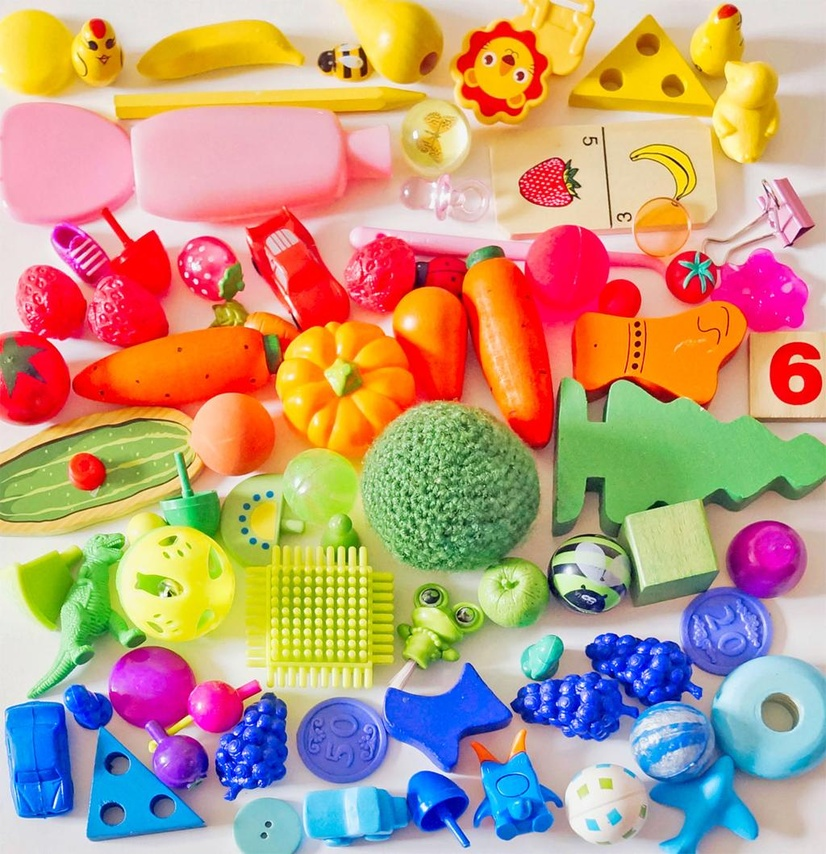
#> input picture data/input.jpg, 826 x 854 px, shrunk from 1024 x 1059 before the run
$ python -i feature_extraction.py   (imports and definitions only)
#> lines starting #> are read from the running program, lines starting #| are printed output that depends on the picture
#> further down, picture is the input picture: shape (854, 826, 3); mean B, G, R 126.8, 155.4, 188.6
import cv2
import numpy as np


def extract_color_features(image):
    b, g, r = cv2.split(image)
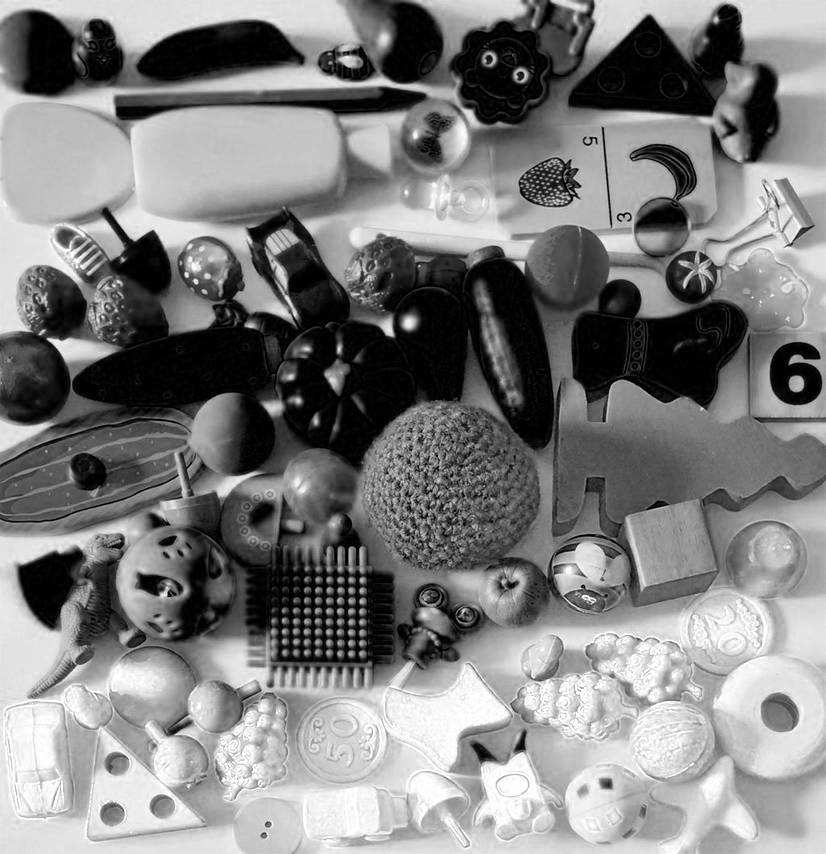
#> b: shape (854, 826); min 0, max 255, mean 126.8
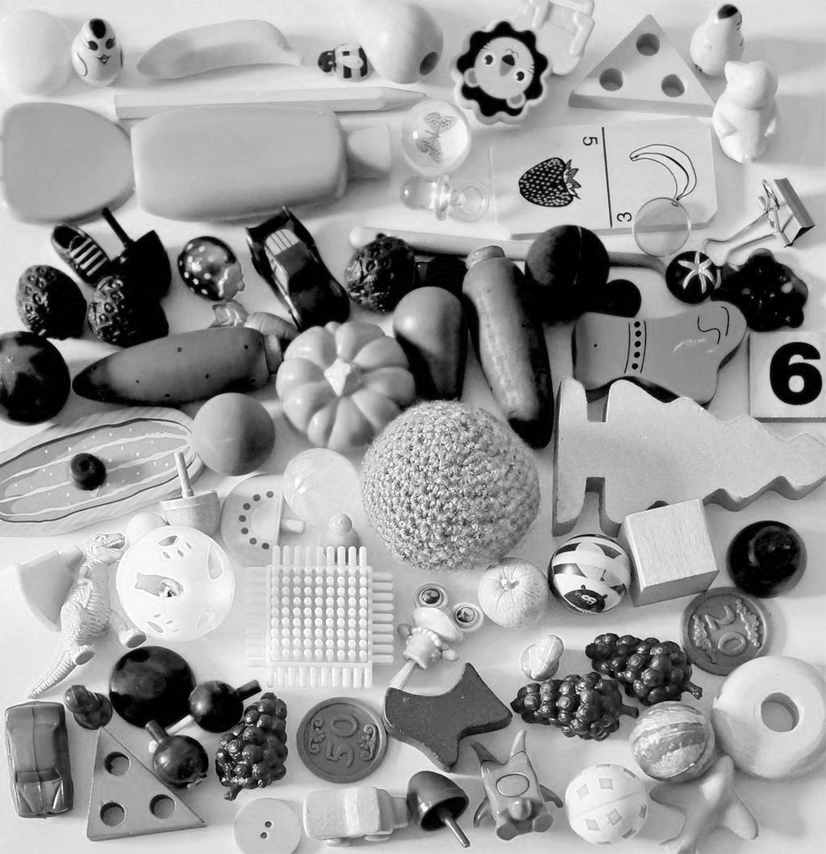
#> g: shape (854, 826); min 0, max 255, mean 155.4
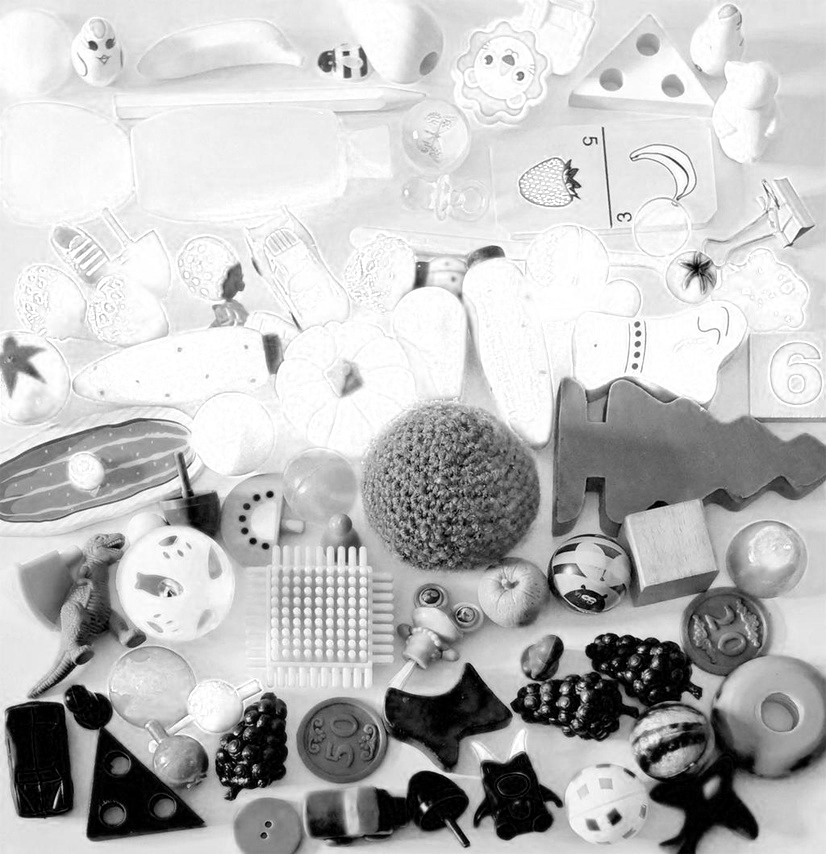
#> r: shape (854, 826); min 0, max 255, mean 188.6

    average_b = np.mean(b)
#> average_b = 126.8
    average_g = np.mean(g)
#> average_g = 155.4
    average_r = np.mean(r)
#> average_r = 188.6

    hsv_image = cv2.cvtColor(image, cv2.COLOR_BGR2HSV)
#> hsv_image: shape (854, 826, 3); mean H, S, V 66, 138.5, 217.6

    h, s, v = cv2.split(hsv_image)
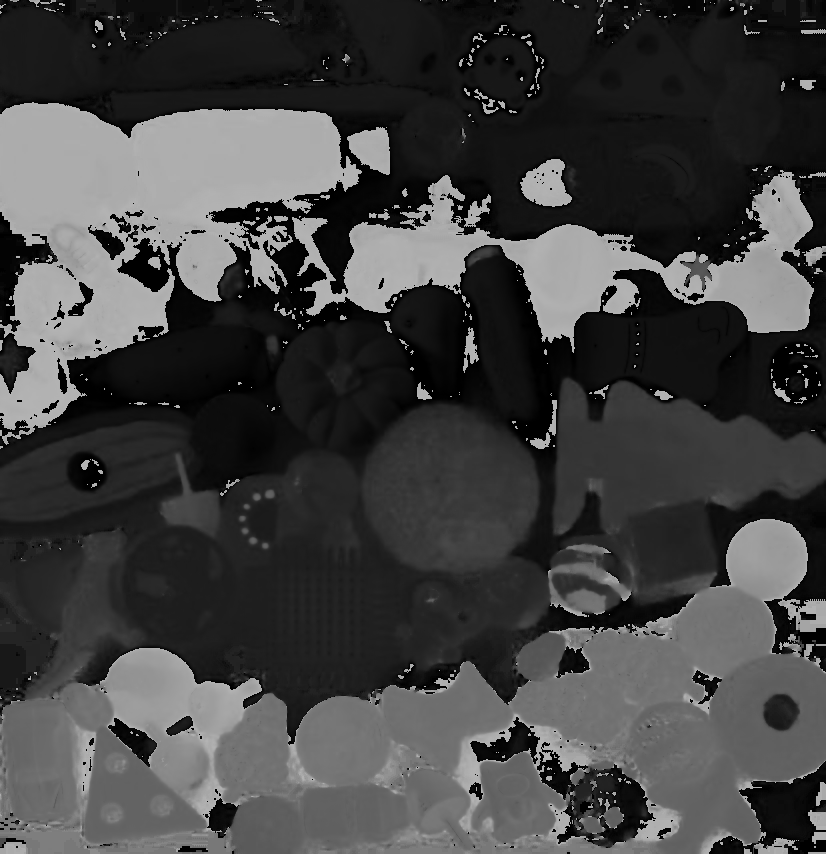
#> h: shape (854, 826); min 0, max 179, mean 66
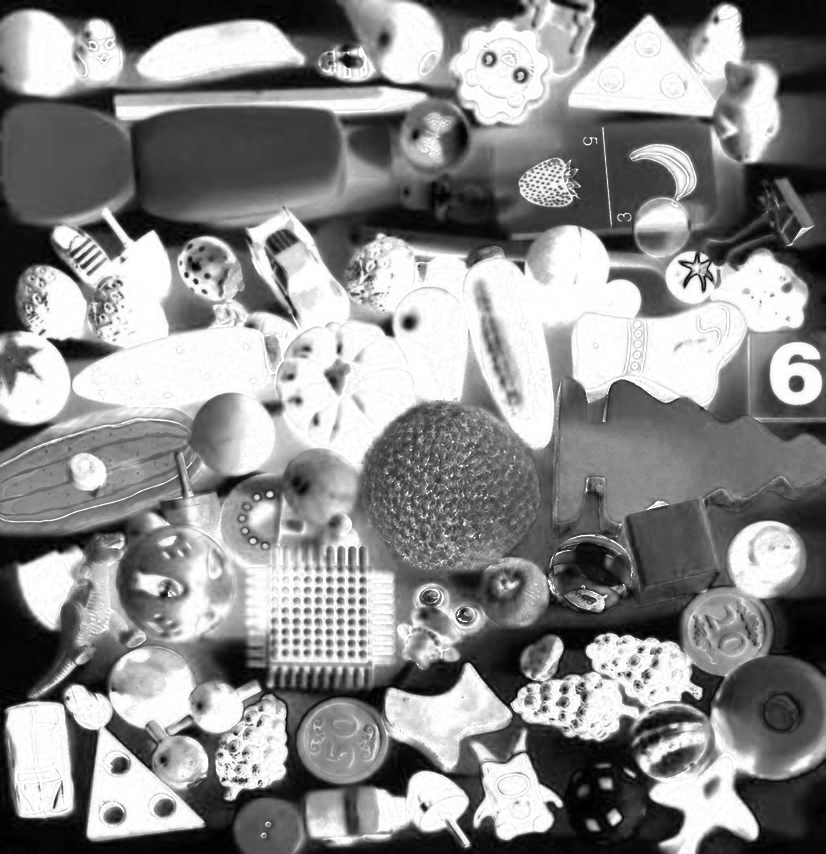
#> s: shape (854, 826); min 0, max 255, mean 138.5
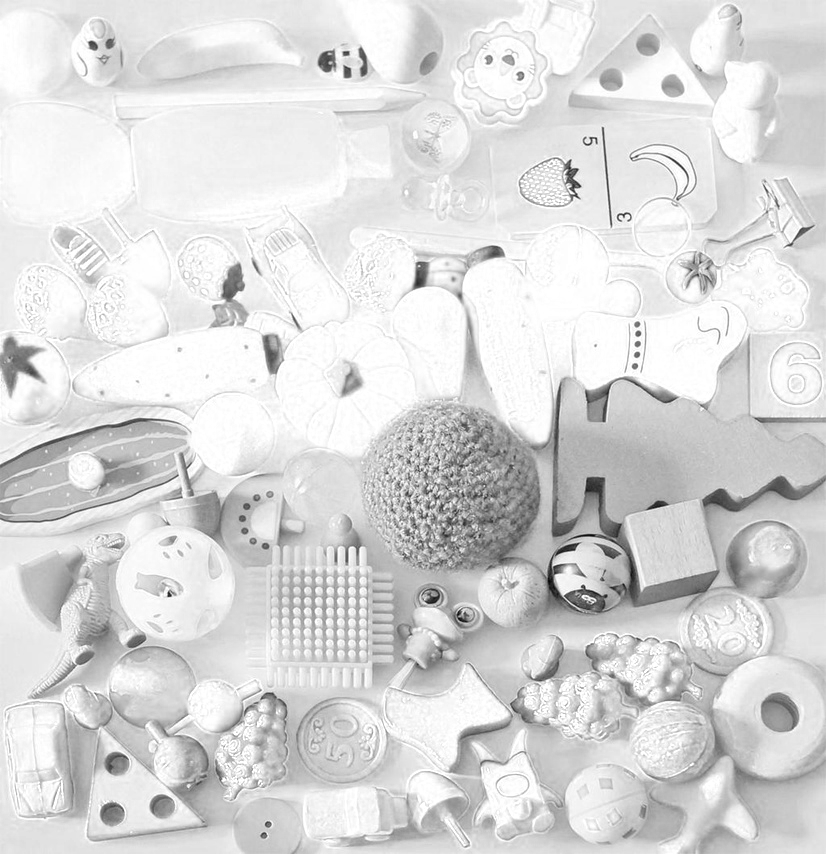
#> v: shape (854, 826); min 5, max 255, mean 217.6

    average_h = np.mean(h)
#> average_h = 66.02
    average_s = np.mean(s)
#> average_s = 138.5
    average_v = np.mean(v)
#> average_v = 217.6

    features = {
        "average_red": round(float(average_r), 2),
        "average_green": round(float(average_g), 2),
        "average_blue": round(float(average_b), 2),
        "average_hue": round(float(average_h), 2),
        "average_saturation": round(float(average_s), 2),
        "average_value": round(float(average_v), 2)
    }
#> features = {'average_red': 188.7, 'average_green': 155.3, 'average_blue': 126.8, 'average_hue': 66.02, 'average_saturation': 138.5, 'average_value': 217.6}

    return features


def calculate_color_histogram(image):
    histogram = {}

    channels = {
        "Blue": 0,
        "Green": 1,
        "Red": 2
    }

    for color, channel in channels.items():
        hist = cv2.calcHist(
            [image],
            [channel],
            None,
            [256],
            [0, 256]
        )

        histogram[color] = hist

    return histogram

>>> import cv2
>>> picture = cv2.imread('../data/input.jpg')
>>> result = extract_color_features(picture)
#> result has the same summary as features in extract_color_features
